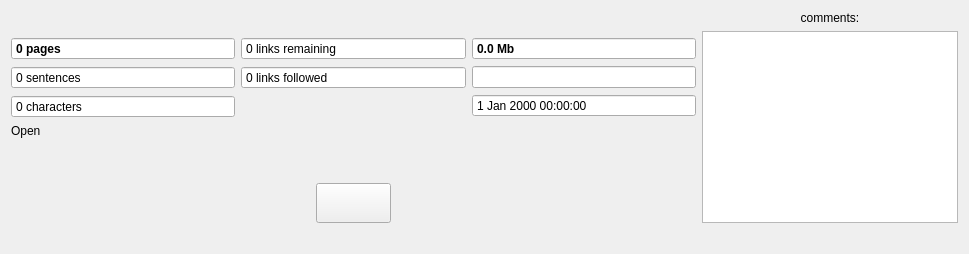
        <widget class="QWidget" name="informationTab">
         <attribute name="icon">
          <iconset resource="groressources.qrc">
           <normaloff>:/images/images/info.png</normaloff>:/images/images/info.png</iconset>
         </attribute>
         <attribute name="title">
          <string>database information</string>
         </attribute>
         <attribute name="toolTip">
          <string>general information about the database</string>
         </attribute>
         <layout class="QGridLayout" name="gridLayout_13">
          <item row="0" column="0" colspan="3">
           <spacer name="horizontalSpacer">
            <property name="orientation">
             <enum>Qt::Horizontal</enum>
            </property>
            <property name="sizeHint" stdset="0">
             <size>
              <width>685</width>
              <height>20</height>
             </size>
            </property>
           </spacer>
          </item>
          <item row="0" column="3" rowspan="2">
           <layout class="QGridLayout" name="gridLayout_11">
            <item row="0" column="0">
             <widget class="QLabel" name="currentURLLabel_8">
              <property name="sizePolicy">
               <sizepolicy hsizetype="Minimum" vsizetype="Fixed">
                <horstretch>0</horstretch>
                <verstretch>0</verstretch>
               </sizepolicy>
              </property>
              <property name="font">
               <font>
                <pointsize>9</pointsize>
               </font>
              </property>
              <property name="text">
               <string>comments:</string>
              </property>
              <property name="alignment">
               <set>Qt::AlignCenter</set>
              </property>
              <property name="wordWrap">
               <bool>false</bool>
              </property>
             </widget>
            </item>
            <item row="1" column="0">
             <widget class="QPlainTextEdit" name="commentTextEdit">
              <property name="enabled">
               <bool>true</bool>
              </property>
              <property name="sizePolicy">
               <sizepolicy hsizetype="Minimum" vsizetype="Expanding">
                <horstretch>0</horstretch>
                <verstretch>0</verstretch>
               </sizepolicy>
              </property>
              <property name="minimumSize">
               <size>
                <width>0</width>
                <height>0</height>
               </size>
              </property>
              <property name="maximumSize">
               <size>
                <width>16777215</width>
                <height>16777215</height>
               </size>
              </property>
              <property name="font">
               <font>
                <pointsize>8</pointsize>
               </font>
              </property>
              <property name="toolTip">
               <string>any comments that you may want to add to the database</string>
              </property>
              <property name="styleSheet">
               <string notr="true"/>
              </property>
             </widget>
            </item>
           </layout>
          </item>
          <item row="1" column="0">
           <layout class="QGridLayout" name="gridLayout_3">
            <item row="0" column="0">
             <widget class="QSpinBox" name="pageSpinbox">
              <property name="sizePolicy">
               <sizepolicy hsizetype="MinimumExpanding" vsizetype="Fixed">
                <horstretch>0</horstretch>
                <verstretch>0</verstretch>
               </sizepolicy>
              </property>
              <property name="font">
               <font>
                <pointsize>9</pointsize>
                <weight>75</weight>
                <bold>true</bold>
               </font>
              </property>
              <property name="toolTip">
               <string>number of pages in the database</string>
              </property>
              <property name="readOnly">
               <bool>true</bool>
              </property>
              <property name="buttonSymbols">
               <enum>QAbstractSpinBox::NoButtons</enum>
              </property>
              <property name="suffix">
               <string> pages</string>
              </property>
              <property name="maximum">
               <number>9999999</number>
              </property>
             </widget>
            </item>
            <item row="1" column="0">
             <widget class="QSpinBox" name="sentenceSpinbox">
              <property name="font">
               <font>
                <pointsize>9</pointsize>
               </font>
              </property>
              <property name="toolTip">
               <string>number of sentences in the database</string>
              </property>
              <property name="statusTip">
               <string>counts sentences or single lines</string>
              </property>
              <property name="readOnly">
               <bool>true</bool>
              </property>
              <property name="buttonSymbols">
               <enum>QAbstractSpinBox::NoButtons</enum>
              </property>
              <property name="suffix">
               <string> sentences</string>
              </property>
              <property name="maximum">
               <number>9999999</number>
              </property>
             </widget>
            </item>
            <item row="4" column="0">
             <spacer name="verticalSpacer_3">
              <property name="orientation">
               <enum>Qt::Vertical</enum>
              </property>
              <property name="sizeHint" stdset="0">
               <size>
                <width>20</width>
                <height>40</height>
               </size>
              </property>
             </spacer>
            </item>
            <item row="2" column="0">
             <widget class="QSpinBox" name="wordSpinbox">
              <property name="font">
               <font>
                <pointsize>9</pointsize>
               </font>
              </property>
              <property name="toolTip">
               <string>number of characters in the database</string>
              </property>
              <property name="readOnly">
               <bool>true</bool>
              </property>
              <property name="buttonSymbols">
               <enum>QAbstractSpinBox::NoButtons</enum>
              </property>
              <property name="suffix">
               <string> characters</string>
              </property>
              <property name="maximum">
               <number>1000000000</number>
              </property>
             </widget>
            </item>
            <item row="3" column="0">
             <widget class="QLabel" name="label_2">
              <property name="text">
               <string>Open</string>
              </property>
             </widget>
            </item>
           </layout>
          </item>
          <item row="1" column="1">
           <layout class="QGridLayout" name="gridLayout_12">
            <item row="0" column="0">
             <widget class="QDoubleSpinBox" name="links2DoSpinbox">
              <property name="sizePolicy">
               <sizepolicy hsizetype="MinimumExpanding" vsizetype="Fixed">
                <horstretch>0</horstretch>
                <verstretch>0</verstretch>
               </sizepolicy>
              </property>
              <property name="font">
               <font>
                <pointsize>9</pointsize>
               </font>
              </property>
              <property name="toolTip">
               <string>number of links that have been collected but not yet visited</string>
              </property>
              <property name="readOnly">
               <bool>true</bool>
              </property>
              <property name="buttonSymbols">
               <enum>QAbstractSpinBox::NoButtons</enum>
              </property>
              <property name="suffix">
               <string> links remaining</string>
              </property>
              <property name="decimals">
               <number>0</number>
              </property>
              <property name="maximum">
               <double>99999999.000000000000000</double>
              </property>
             </widget>
            </item>
            <item row="1" column="0">
             <widget class="QDoubleSpinBox" name="linksDoneSpinbox">
              <property name="sizePolicy">
               <sizepolicy hsizetype="Minimum" vsizetype="Fixed">
                <horstretch>0</horstretch>
                <verstretch>0</verstretch>
               </sizepolicy>
              </property>
              <property name="font">
               <font>
                <pointsize>9</pointsize>
               </font>
              </property>
              <property name="toolTip">
               <string>number of links that have been followed</string>
              </property>
              <property name="readOnly">
               <bool>true</bool>
              </property>
              <property name="buttonSymbols">
               <enum>QAbstractSpinBox::NoButtons</enum>
              </property>
              <property name="suffix">
               <string> links followed</string>
              </property>
              <property name="decimals">
               <number>0</number>
              </property>
              <property name="maximum">
               <double>99999999.000000000000000</double>
              </property>
             </widget>
            </item>
            <item row="2" column="0">
             <spacer name="verticalSpacer">
              <property name="orientation">
               <enum>Qt::Vertical</enum>
              </property>
              <property name="sizeHint" stdset="0">
               <size>
                <width>20</width>
                <height>40</height>
               </size>
              </property>
             </spacer>
            </item>
            <item row="3" column="0">
             <layout class="QGridLayout" name="gridLayout_10">
              <item row="0" column="0">
               <spacer name="horizontalSpacer_2">
                <property name="orientation">
                 <enum>Qt::Horizontal</enum>
                </property>
                <property name="sizeHint" stdset="0">
                 <size>
                  <width>40</width>
                  <height>20</height>
                 </size>
                </property>
               </spacer>
              </item>
              <item row="0" column="1">
               <widget class="QPushButton" name="recomputePushButton">
                <property name="sizePolicy">
                 <sizepolicy hsizetype="MinimumExpanding" vsizetype="Fixed">
                  <horstretch>0</horstretch>
                  <verstretch>0</verstretch>
                 </sizepolicy>
                </property>
                <property name="minimumSize">
                 <size>
                  <width>0</width>
                  <height>40</height>
                 </size>
                </property>
                <property name="toolTip">
                 <string>recompute the general information of this database</string>
                </property>
                <property name="text">
                 <string/>
                </property>
                <property name="icon">
                 <iconset resource="groressources.qrc">
                  <normaloff>:/images/images/calc.png</normaloff>:/images/images/calc.png</iconset>
                </property>
               </widget>
              </item>
              <item row="0" column="2">
               <spacer name="horizontalSpacer_3">
                <property name="orientation">
                 <enum>Qt::Horizontal</enum>
                </property>
                <property name="sizeHint" stdset="0">
                 <size>
                  <width>40</width>
                  <height>20</height>
                 </size>
                </property>
               </spacer>
              </item>
             </layout>
            </item>
           </layout>
          </item>
          <item row="1" column="2">
           <layout class="QGridLayout" name="gridLayout_8">
            <item row="2" column="0">
             <widget class="QDateTimeEdit" name="dateTimeEdit">
              <property name="font">
               <font>
                <pointsize>9</pointsize>
               </font>
              </property>
              <property name="toolTip">
               <string>last access</string>
              </property>
              <property name="frame">
               <bool>true</bool>
              </property>
              <property name="readOnly">
               <bool>true</bool>
              </property>
              <property name="buttonSymbols">
               <enum>QAbstractSpinBox::NoButtons</enum>
              </property>
              <property name="calendarPopup">
               <bool>false</bool>
              </property>
             </widget>
            </item>
            <item row="1" column="0">
             <widget class="QLineEdit" name="configFileEdit">
              <property name="sizePolicy">
               <sizepolicy hsizetype="Minimum" vsizetype="Fixed">
                <horstretch>0</horstretch>
                <verstretch>0</verstretch>
               </sizepolicy>
              </property>
              <property name="font">
               <font>
                <pointsize>9</pointsize>
               </font>
              </property>
              <property name="toolTip">
               <string>configuration file used in the collection</string>
              </property>
              <property name="readOnly">
               <bool>true</bool>
              </property>
             </widget>
            </item>
            <item row="3" column="0">
             <spacer name="verticalSpacer_2">
              <property name="orientation">
               <enum>Qt::Vertical</enum>
              </property>
              <property name="sizeHint" stdset="0">
               <size>
                <width>20</width>
                <height>40</height>
               </size>
              </property>
             </spacer>
            </item>
            <item row="0" column="0">
             <widget class="QDoubleSpinBox" name="sizeSpinbox">
              <property name="sizePolicy">
               <sizepolicy hsizetype="MinimumExpanding" vsizetype="Fixed">
                <horstretch>0</horstretch>
                <verstretch>0</verstretch>
               </sizepolicy>
              </property>
              <property name="font">
               <font>
                <pointsize>9</pointsize>
                <weight>75</weight>
                <bold>true</bold>
               </font>
              </property>
              <property name="toolTip">
               <string>size on disk</string>
              </property>
              <property name="readOnly">
               <bool>true</bool>
              </property>
              <property name="buttonSymbols">
               <enum>QAbstractSpinBox::NoButtons</enum>
              </property>
              <property name="suffix">
               <string> Mb</string>
              </property>
              <property name="decimals">
               <number>1</number>
              </property>
              <property name="maximum">
               <double>99999999.000000000000000</double>
              </property>
             </widget>
            </item>
           </layout>
          </item>
          <item row="2" column="0" colspan="4">
           <spacer name="horizontalSpacer_4">
            <property name="orientation">
             <enum>Qt::Horizontal</enum>
            </property>
            <property name="sizeHint" stdset="0">
             <size>
              <width>40</width>
              <height>20</height>
             </size>
            </property>
           </spacer>
          </item>
         </layout>
        </widget>
